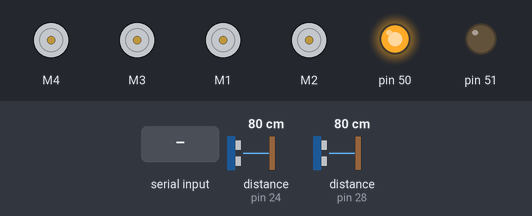
The sketch below on a simulated Arduino Mega 2560, built with avr-gcc and run on an emulated ATmega2560. Parts: 4 × DC motor (green arrow = forward, orange = backward, longer = faster), output pins drawn as LEDs (lit = HIGH). The inputs (shaded band) are chosen by the test bench; at power-on: distance to the obstacle (sensors on pin 24, pin 28) 80 cm. The echo pulse lasts 58.3 µs per cm.

Above: at 1.2 s.
1.3 s: "F" received over the second serial link
At 2.5 s:
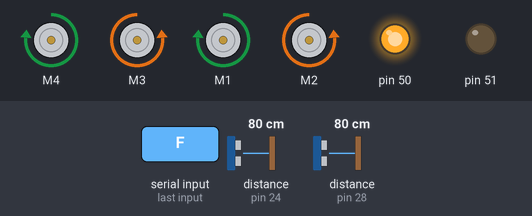
2.8 s: "T" received over the second serial link
At 3.8 s:
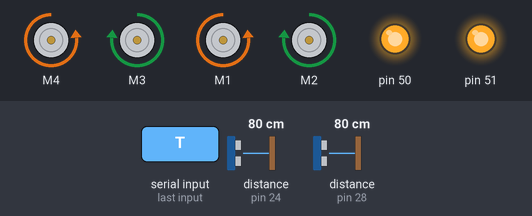
4.3 s: "E" received over the second serial link
At 4.9 s:
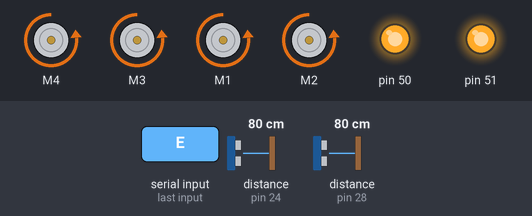
5.8 s: "D" received over the second serial link
At 6.1 s:
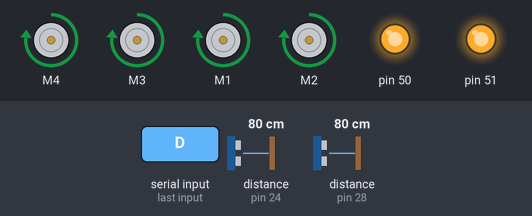
7.3 s: "P" received over the second serial link
At 8.4 s:
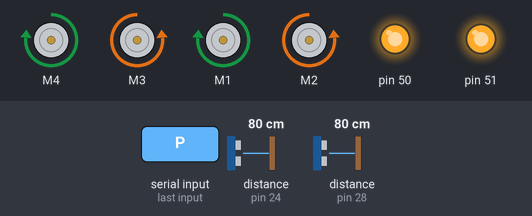
8.8 s: distance to the obstacle (sensor on pin 24) set to 2 cm
At 9.9 s:
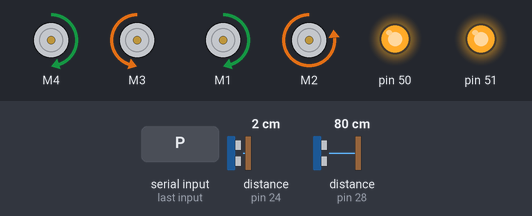
Timing chart, 0 to 50.6 s (numbered marks = the images above; inputs shaded):
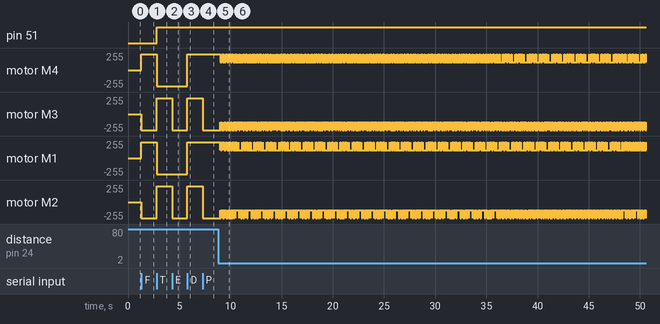

Measured:
- after the input at 1.3 s, motor M4, motor M1: stopped → forward 240/255 at once; motor M3, motor M2: stopped → backward 240/255 at once
- after the input at 2.8 s, pin 51: LOW → HIGH at once; motor M4, motor M1: forward 240/255 → backward 240/255 at once; motor M3, motor M2: backward 240/255 → forward 240/255 at once
- after the input at 4.3 s, motor M3, motor M2: forward 240/255 → backward 240/255 at once
- after the input at 5.8 s, motor M4, motor M3, motor M1, motor M2: backward 240/255 → forward 240/255 at once
- after the input at 7.3 s, motor M3, motor M2: forward 240/255 → backward 240/255 at once
- after the input at 8.8 s, motor M4: forward 240/255 → forward 120/255 after 0.21 s, then moves between forward 120/255 and forward 240/255, repeating every 1.2 s; motor M3: backward 240/255 → backward 120/255 after 0.21 s, then moves between backward 240/255 and backward 120/255, repeating every 3.7 s

The sketch:

motor.ino
```cpp
//Programa : Teste de motor DC12V com motor shield ponte H

#include <NewPing.h> //Sonar
#include <AFMotor.h> //Motor

//Define os pinos para o trigger e echo
#define pino_trigger_frente 26
#define pino_echo_frente 24

#define pino_trigger_tras 30
#define pino_echo_tras 28

//Inicializa o sensor nos pinos definidos acima
NewPing sonar_f(pino_trigger_frente, pino_echo_frente, 100); // NewPing setup of pins and maximum distance.
NewPing sonar_t(pino_trigger_tras, pino_echo_tras, 100); // NewPing setup of pins and maximum distance.

char mov;

int velocidade = 240;
int distancia_p = 60;
int distancia = 40;

unsigned long previousMillis = 0;
const long interval = 300;

// Variável do sensor
long microsec_f;
long microsec_t;
int cmMsec_f;
int cmMsec_t;

// direção para o qual o modo autonomo vai girar primeiro
int direcao = 1;

int posicao = 0;

unsigned int uSF = 0;
unsigned int uST = 0;

AF_DCMotor esquerdo1(4); //Seleciona o motor esquerdo
AF_DCMotor direito1(3); //Seleciona o motor direito
AF_DCMotor esquerdo2(1); //Seleciona o motor esquerdo
AF_DCMotor direito2(2); //Seleciona o motor esquerdo


void setup() {
  Serial.begin(9600);
  Serial3.begin(9600);

  esquerdo1.setSpeed(velocidade); //Define velocidade baixa
  direito1.setSpeed(velocidade);
  esquerdo2.setSpeed(velocidade); //Define velocidade baixa
  direito2.setSpeed(velocidade);

  pinMode(50, OUTPUT);
  digitalWrite(50, HIGH);

  pinMode(51, OUTPUT);
}

void loop() {
   unsigned long currentMillis = millis();

   mov = Serial3.read();

   if (currentMillis - previousMillis >= interval) {
      previousMillis = currentMillis;
      uSF = sonar_f.ping(); // Send ping, get ping time in microseconds (uS).
      uST = sonar_t.ping(); // Send ping, get ping time in microseconds (uS).
   }

   if(mov == 'p') // Parar
     posicao = 0;
   else if(mov == 'F') // Frente
      posicao = 1;
   else if(mov == 'T') // Trás
    posicao = 3;
   else if(mov == 'E') // Esquerda
    posicao = 4;
   else if(mov == 'D') // Direita
    posicao = 2;
   else if(mov == 'P') // Piloto Automático
    posicao = 5;
   else if(mov == 'M') // Manual
    posicao = 0;
   else if(mov == 'd'){ //frente dados
    char data[16];
    sprintf(data, "%4d|%4d", sonar_f.convert_cm(uSF), sonar_f.convert_cm(uST));
    Serial3.print(data);
   }

  if(posicao == 0){ //parar
    parar();
  }
  else if(posicao == 1){ // frente
      if(sonar_f.convert_cm(uSF) >= distancia_p || sonar_f.convert_cm(uSF) == 0){
        frente();
        alterarVelocidade(velocidade);
      }
      else if(sonar_f.convert_cm(uSF) >= distancia)
        alterarVelocidade(velocidade/2);
      else
        parar();
  }
  else if(posicao == 2 ){ // direita
    alterarVelocidade(velocidade);
    direita();
  }
  else if(posicao == 3){ // atras
    if(sonar_f.convert_cm(uST) >= distancia_p || sonar_f.convert_cm(uST) == 0){
        atras();
        alterarVelocidade(velocidade);
      }
      else if(sonar_f.convert_cm(uST) >= distancia)
        alterarVelocidade(velocidade/2);
      else
        parar();
  }
  else if(posicao == 4) { // esquerda
    alterarVelocidade(velocidade);
    esquerda();
  }
  else if(posicao == 5) { // autonomo
    alterarVelocidade(velocidade);
    autonomo();
  }
}

void autonomo(){
  //Le as informacoes do sensor, em cm e pol
  if(sonar_f.convert_cm(uSF) >= distancia_p || sonar_f.convert_cm(uSF) == 0){
    frente();
    alterarVelocidade(velocidade);
  }
  else if(sonar_f.convert_cm(uST) >= distancia)
    alterarVelocidade(velocidade/2);
  else{
    if(direcao){
      esquerda();
      delay(700);
    }else{
      direita();
      delay(700);
    }
  }
  if(microsec_f % 2 == 0)
    direcao = 0;
  else
    direcao = 1;
}

void atras(){

  esquerdo1.run(BACKWARD); //Gira o motor sentido anti-horario
  direito1.run(FORWARD); //Gira o motor sentido anti-horario
  direito2.run(FORWARD); //Gira o motor sentido anti-horario
  esquerdo2.run(BACKWARD); //Gira o motor sentido anti-horario

  digitalWrite(51, HIGH);
}

void frente(){

  esquerdo1.run(FORWARD); //Gira o motor sentido anti-horario
  direito1.run(BACKWARD); //Gira o motor sentido anti-horario
  direito2.run(BACKWARD); //Gira o motor sentido anti-horario
  esquerdo2.run(FORWARD); //Gira o motor sentido anti-horario

}

void esquerda(){

  esquerdo1.run(BACKWARD); //Gira o motor sentido anti-horario
  direito1.run(BACKWARD); //Gira o motor sentido anti-horario
  direito2.run(BACKWARD); //Gira o motor sentido anti-horario
  esquerdo2.run(BACKWARD); //Gira o motor sentido anti-horario

}
void direita(){

  esquerdo1.run(FORWARD); //Gira o motor sentido anti-horario
  direito1.run(FORWARD); //Gira o motor sentido anti-horario
  direito2.run(FORWARD); //Gira o motor sentido anti-horario
  esquerdo2.run(FORWARD); //Gira o motor sentido anti-horario

}

void alterarVelocidade(int vel){
  esquerdo1.setSpeed(vel);
  direito1.setSpeed(vel);
  esquerdo2.setSpeed(vel);
  direito2.setSpeed(vel);
}

void parar(){
  esquerdo1.run(RELEASE);
  direito1.run(RELEASE);
  direito2.run(RELEASE);
  esquerdo2.run(RELEASE);

  digitalWrite(51, LOW);
}
```
